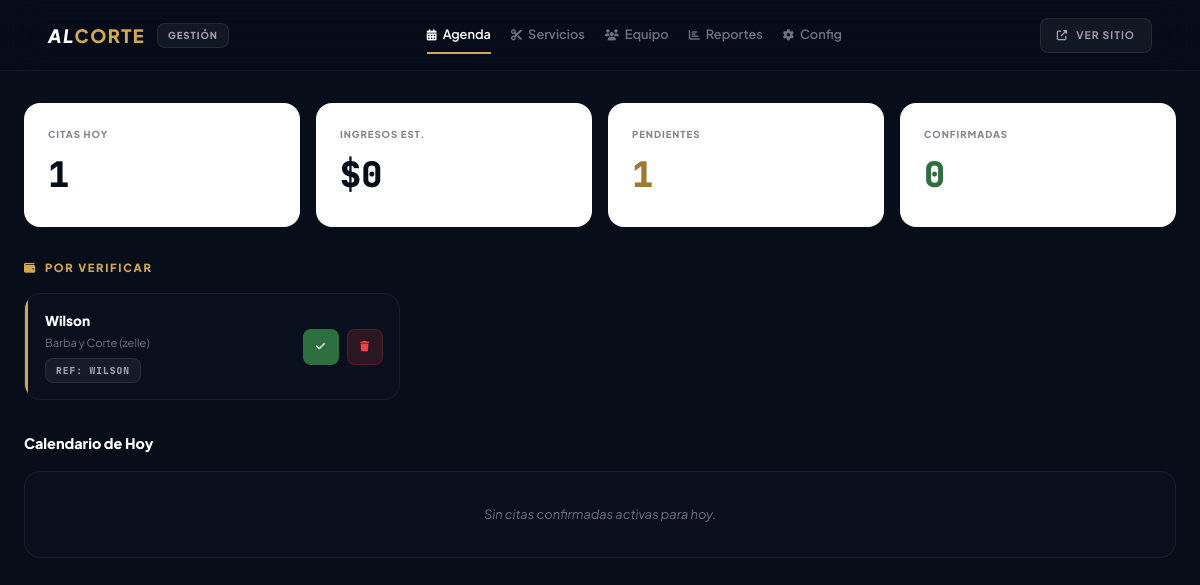
The app's page /admin.php, older data.
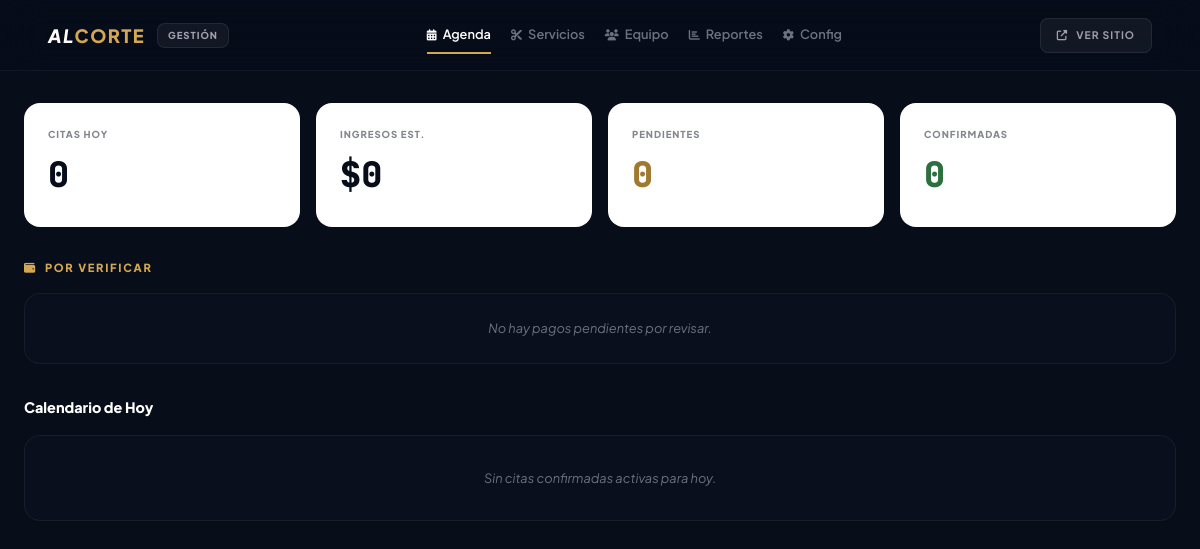
The same page, newer data.
### tables this page shows
CREATE TABLE `citas` (
  `id` int(11) NOT NULL,
  `barbero_id` int(11) DEFAULT NULL,
  `cliente_nombre` varchar(100) DEFAULT NULL,
  `cliente_telefono` varchar(20) DEFAULT NULL,
  `fecha` date DEFAULT NULL,
  `hora` time DEFAULT NULL,
  `estado_pago` varchar(20) DEFAULT 'pendiente',
  `servicio` varchar(100) DEFAULT 'Corte General',
  `metodo_pago` varchar(50) DEFAULT 'Efectivo',
  `referencia_pago` varchar(50) DEFAULT NULL
);

### admin.php (the view, shortened to what this page needs)
<?php
require 'db.php';
$hoy = date('Y-m-d');
$pendientes = $pdo->query("SELECT c.*, b.nombre as barbero FROM citas c LEFT JOIN barberos b ON c.barbero_id=b.id WHERE c.estado_pago='pendiente' ORDER BY c.fecha, c.hora")->fetchAll(PDO::FETCH_ASSOC);
$hoy_citas = $pdo->query("SELECT c.*, b.nombre as barbero FROM citas c LEFT JOIN barberos b ON c.barbero_id=b.id WHERE c.estado_pago='verificado' AND c.fecha='$hoy' ORDER BY c.hora")->fetchAll(PDO::FETCH_ASSOC);
?>
<!DOCTYPE html>
<html lang="es">
<head>
    <link rel="stylesheet" href="styles.css">
    <link rel="stylesheet" href="https://cdnjs.cloudflare.com/ajax/libs/font-awesome/6.4.0/css/all.min.css">
</head>
<body style="padding-bottom:40px">
    <nav class="admin-nav">
        <div class="container-lg flex justify-between items-center" style="flex-wrap:wrap;gap:16px">
            <div class="flex items-center gap-3">
                <span style="font-size:1.15rem;font-weight:900;letter-spacing:.08em;text-transform:uppercase;font-style:italic">AL<span class="text-gold" style="font-style:normal">CORTE</span></span>
                <span class="badge badge-gray" style="display:none" id="badge-desktop">GESTIÓN</span>
            </div>
            <div class="nav-tabs">
                <button class="nav-tab active" onclick="ver('dashboard')"><i class="fas fa-calendar-alt"></i>Agenda</button>
                <button class="nav-tab" onclick="ver('servicios')"><i class="fas fa-cut"></i>Servicios</button>
                <button class="nav-tab" onclick="ver('equipo')"><i class="fas fa-users"></i>Equipo</button>
                <button class="nav-tab" onclick="ver('historial')"><i class="fas fa-chart-bar"></i>Reportes</button>
                <button class="nav-tab" onclick="ver('config')"><i class="fas fa-cog"></i>Config</button>
            </div>
            <a href="index.php" target="_blank" class="btn btn-ghost btn-sm" style="display:none" id="link-desktop"><i class="fas fa-external-link-alt"></i> Ver Sitio</a>
        </div>
    </nav>
    <main class="container-lg" style="margin-top:32px">
        <section class="view active" id="v-dashboard">
            <div class="grid gap-8" style="grid-template-columns:1fr;align-items:start">
                <div class="grid grid-2 gap-4" style="grid-template-columns:repeat(auto-fit,minmax(160px,1fr))">
                    <div class="kpi"><p class="label">Citas Hoy</p><p class="value"><?= count($hoy_citas) + count($pendientes) ?></p></div>
                    <div class="kpi"><p class="label">Ingresos Est.</p><p class="value">$<?= count($hoy_citas)*15 ?></p></div>
                    <div class="kpi"><p class="label">Pendientes</p><p class="value" style="color:var(--gold-dark)"><?= count($pendientes) ?></p></div>
                    <div class="kpi"><p class="label">Confirmadas</p><p class="value" style="color:var(--green)"><?= count($hoy_citas) ?></p></div>
                </div>
                <div>
                    <h3 class="flex items-center gap-2" style="font-size:.7rem;font-weight:800;color:var(--gold);text-transform:uppercase;letter-spacing:.15em;margin-bottom:16px"><i class="fas fa-wallet"></i> Por Verificar</h3>
                    <?php if(empty($pendientes)): ?>
                        <div class="glass text-center" style="padding:24px;font-size:.8rem;color:var(--gray500);font-style:italic">No hay pagos pendientes por revisar.</div>
                    <?php else: ?>
                        <div class="grid gap-3" style="grid-template-columns:repeat(auto-fill,minmax(300px,1fr))">
                            <?php foreach($pendientes as $p): ?>
                            <div class="glass pending-card" style="padding:16px 16px 16px 20px">
                                <div class="flex justify-between items-center">
                                    <div>
                                        <p style="font-size:.85rem;font-weight:800"><?= htmlspecialchars($p['cliente_nombre']) ?></p>
                                        <p style="font-size:.7rem;color:var(--gray500);margin-top:2px"><?= htmlspecialchars($p['servicio']) ?> (<?= htmlspecialchars($p['metodo_pago']) ?>)</p>
                                        <span class="badge badge-gray font-mono" style="margin-top:6px">Ref: <?= htmlspecialchars($p['referencia_pago']) ?></span>
                                    </div>
                                    <div class="flex gap-2">
                                        <form method="POST"><input type="hidden" name="cita_id" value="<?= $p['id'] ?>">
                                            <button name="accion_cita" value="aprobar" class="btn btn-sm" style="background:var(--green);color:var(--white);width:36px;height:36px;padding:0"><i class="fas fa-check"></i></button>
                                        </form>
                                        <form method="POST" onsubmit="return confirm('¿Borrar cita?')"><input type="hidden" name="cita_id" value="<?= $p['id'] ?>">
                                            <button name="accion_cita" value="borrar" class="btn btn-danger btn-sm" style="width:36px;height:36px;padding:0"><i class="fas fa-trash"></i></button>
                                        </form>
                                    </div>
                                </div>
                            </div>
                            <?php endforeach; ?>
                        </div>
                    <?php endif; ?>
                </div>
                <div>
                    <h3 style="font-size:.9rem;font-weight:800;margin-bottom:16px">Calendario de Hoy</h3>
                    <?php if(empty($hoy_citas)): ?>
                        <div class="glass text-center" style="padding:32px;color:var(--gray500);font-size:.8rem;font-style:italic">Sin citas confirmadas activas para hoy.</div>
                    <?php endif; ?>
                </div>
            </div>
        </section>
    </main>
</body>
</html>

### styles.css (style rules this page uses)
:root { --bg: #070d19; --bg2: #0b1220; --bg3: #111a2e; --gold: #d4a853; --gold-light: #f0d48a; --gold-dark: #a07830; --green: #2e6f40; --green-light: #4ade80; --white: #ffffff; --gray100: #f1f1f1; --gray300: #a0a0b0; --gray500: #6b7280; --gray700: #374151; --gray900: #1a1a2e; --red: #ef4444; --radius-sm: 8px; --radius: 12px; --radius-lg: 16px; --radius-xl: 24px; --radius-full: 9999px; --shadow-sm: 0 2px 8px rgba(0,0,0,.3); --shadow: 0 4px 24px rgba(0,0,0,.4); --shadow-lg: 0 8px 40px rgba(0,0,0,.5); --shadow-gold: 0 4px 30px rgba(212,168,83,.15); --font: 'Plus Jakarta Sans', system-ui, sans-serif; --font-mono: 'JetBrains Mono', 'Share Tech Mono', monospace; --transition: .3s cubic-bezier(.4,0,.2,1); --spring: .5s cubic-bezier(.34,1.56,.64,1); }
*,*::before,*::after { box-sizing:border-box;margin:0;padding:0 }
html { scroll-behavior:smooth;-webkit-text-size-adjust:100% }
body { font-family:var(--font);background:var(--bg);color:var(--white);line-height:1.6; -webkit-font-smoothing:antialiased;-webkit-tap-highlight-color:transparent;overflow-x:hidden }
a { color:inherit;text-decoration:none }
button,input,select,textarea { font:inherit;border:none;outline:none;background:none;color:inherit }
button { cursor:pointer }
.container-lg { width:100%;max-width:1200px;margin:0 auto;padding:0 24px }
.flex { display:flex }
.items-center { align-items:center }
.justify-between { justify-content:space-between }
.gap-2 { gap:8px }
.gap-3 { gap:12px }
.gap-4 { gap:16px }
.gap-8 { gap:32px }
.grid { display:grid }
.grid-2 { grid-template-columns:repeat(2,1fr) }
.text-center { text-align:center }
.text-gold { color:var(--gold) }
.glass { background:rgba(11,18,32,.7); border:1px solid rgba(255,255,255,.06); border-radius:var(--radius-lg); backdrop-filter:blur(12px); -webkit-backdrop-filter:blur(12px); transition:var(--transition); }
.btn { display:inline-flex;align-items:center;justify-content:center;gap:8px; padding:14px 28px;border-radius:var(--radius);font-weight:700; font-size:.75rem;letter-spacing:.1em;text-transform:uppercase; transition:var(--spring);position:relative;overflow:hidden; }
.btn::after { content:'';position:absolute;inset:0;background:radial-gradient(circle at var(--x,50%) var(--y,50%),rgba(255,255,255,.15),transparent 60%); opacity:0;transition:opacity .3s; }
.btn-ghost { background:rgba(255,255,255,.05);color:var(--gray300);border:1px solid rgba(255,255,255,.08) }
.btn-sm { padding:8px 16px;font-size:.65rem;border-radius:var(--radius-sm) }
.badge { display:inline-flex;align-items:center;gap:4px;padding:4px 10px; border-radius:var(--radius-sm);font-size:.6rem;font-weight:800; letter-spacing:.1em;text-transform:uppercase; }
.badge-gray { background:rgba(255,255,255,.05);color:var(--gray300);border:1px solid rgba(255,255,255,.08) }
.font-mono { font-family:var(--font-mono) }
.btn-danger { background:rgba(239,68,68,.15);color:var(--red);border:1px solid rgba(239,68,68,.2) }

### admin.php (style rules this page uses)
.admin-nav { position:sticky;top:0;z-index:50;padding:16px 24px;background:rgba(7,13,25,.92);backdrop-filter:blur(20px);-webkit-backdrop-filter:blur(20px);border-bottom:1px solid rgba(255,255,255,.05) }
.nav-tabs { display:flex;flex-wrap:wrap;gap:4px 20px;justify-content:center }
.nav-tab { padding:8px 0;font-size:.8rem;font-weight:600;color:var(--gray500);border-bottom:2px solid transparent;transition:var(--transition);cursor:pointer;background:none }
.nav-tab.active { color:var(--white);border-bottom-color:var(--gold) }
.nav-tab i { margin-right:6px;font-size:.7rem }
.view { display:none;animation:fadeUp .4s ease both }
.view.active { display:block }
.kpi { padding:24px;border-radius:var(--radius-lg);background:var(--white);color:var(--bg) }
.kpi .label { font-size:.6rem;font-weight:800;color:rgba(7,13,25,.5);text-transform:uppercase;letter-spacing:.1em }
.kpi .value { font-size:2.2rem;font-weight:900;font-family:var(--font-mono);margin-top:4px;color:var(--bg) }
.pending-card { position:relative;overflow:hidden }
.pending-card::before { content:'';position:absolute;left:0;top:0;bottom:0;width:3px;background:var(--gold);border-radius:0 3px 3px 0 }

Row changes from the older to the newer data that the page shows:
removed citas: cliente_nombre "Wilson", servicio "Barba y Corte", metodo_pago "zelle", referencia_pago "WILSON"
Text that changed along with them:
count($hoy_citas) + count($pendientes): "1" → "0"
count($pendientes): "1" → "0"
text now shown: "No hay pagos pendientes por revisar."
